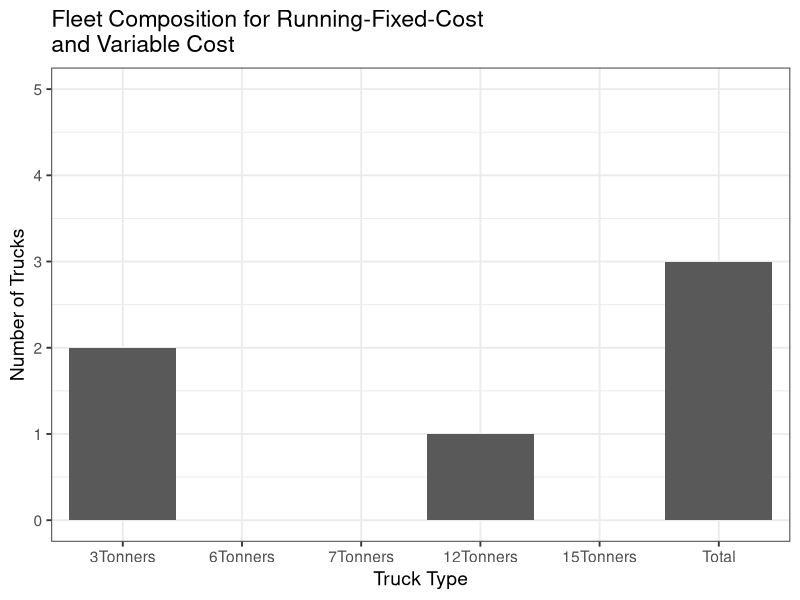
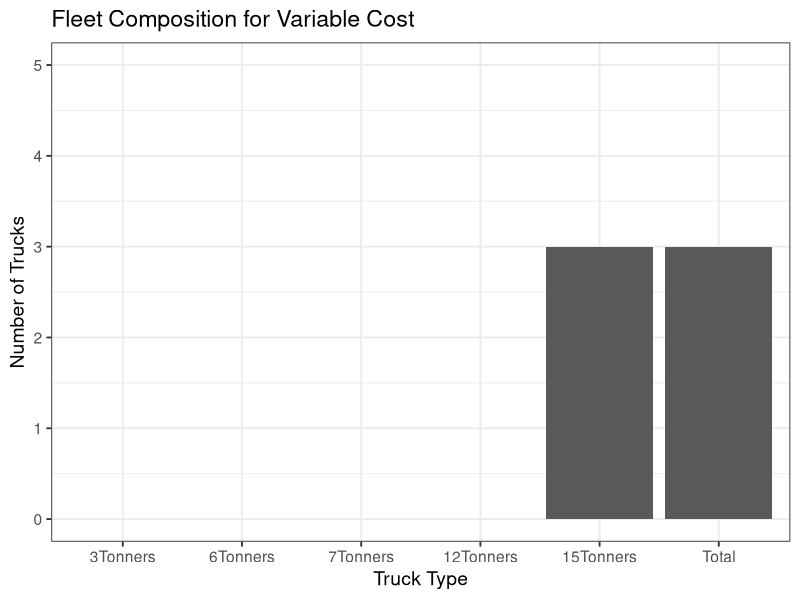
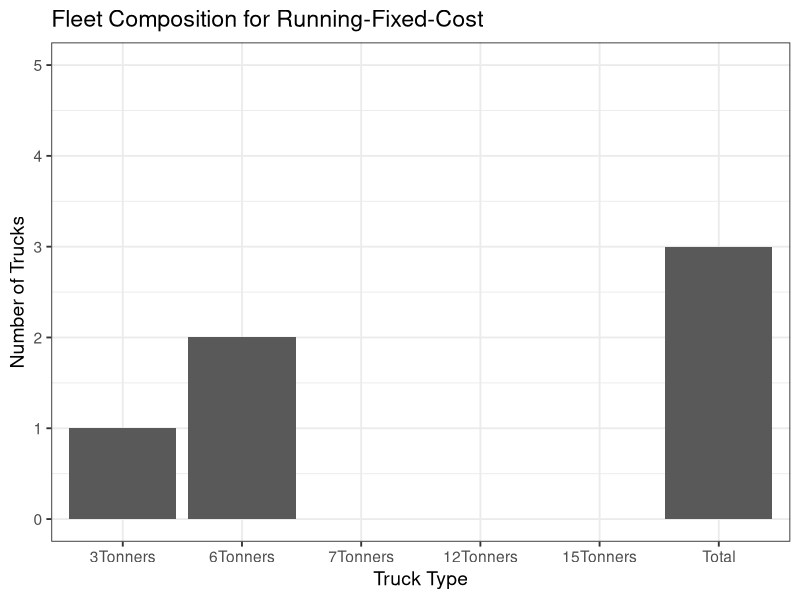
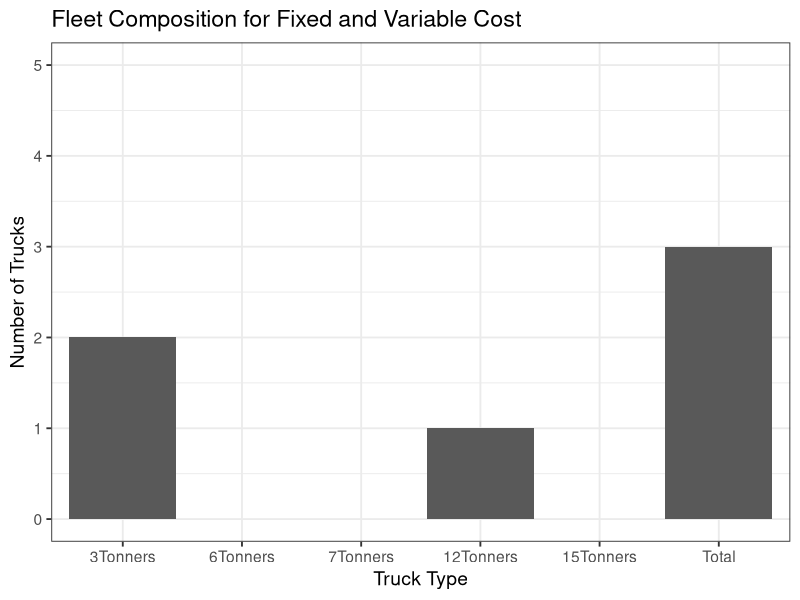
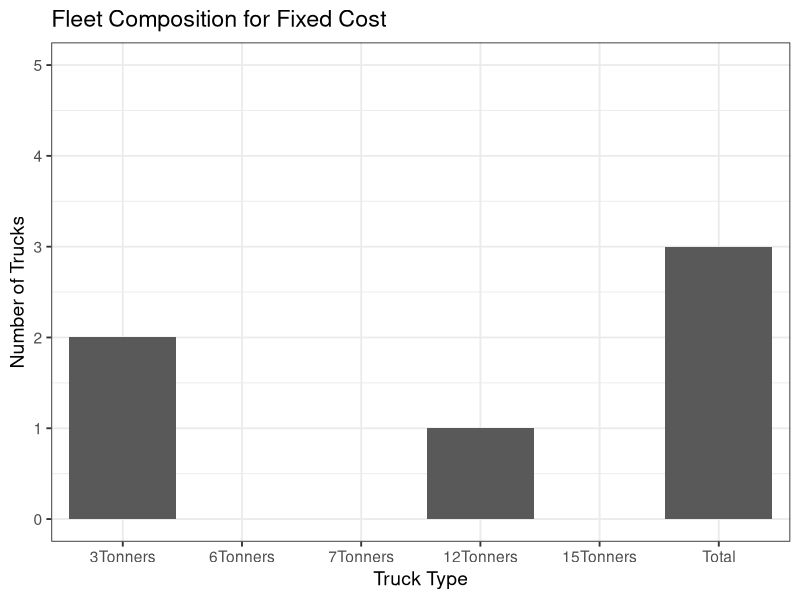
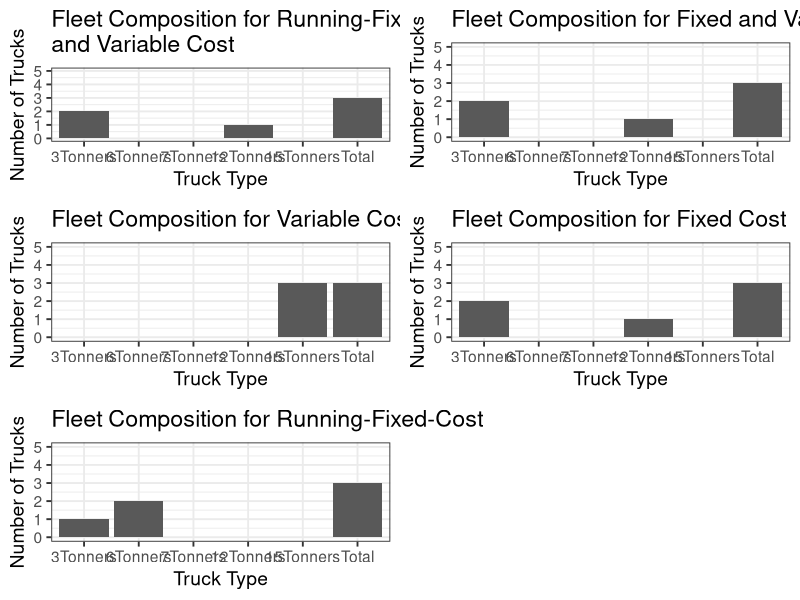
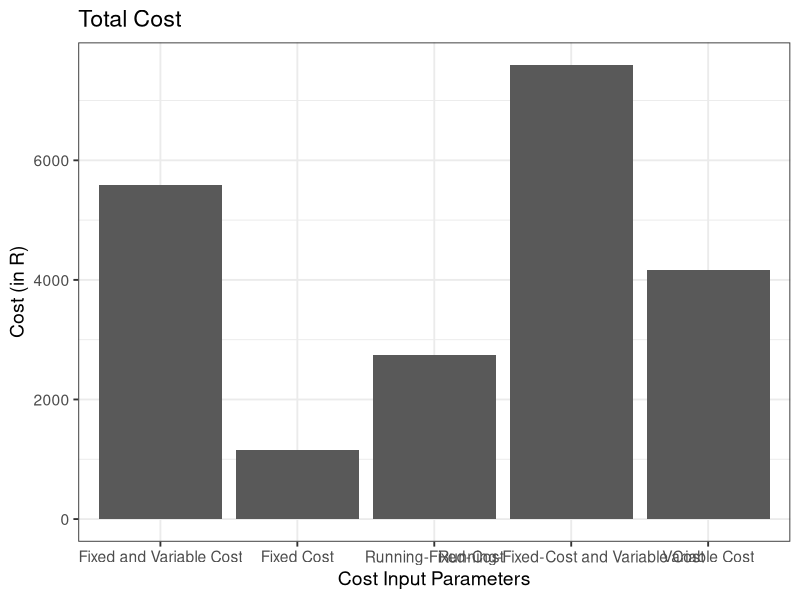
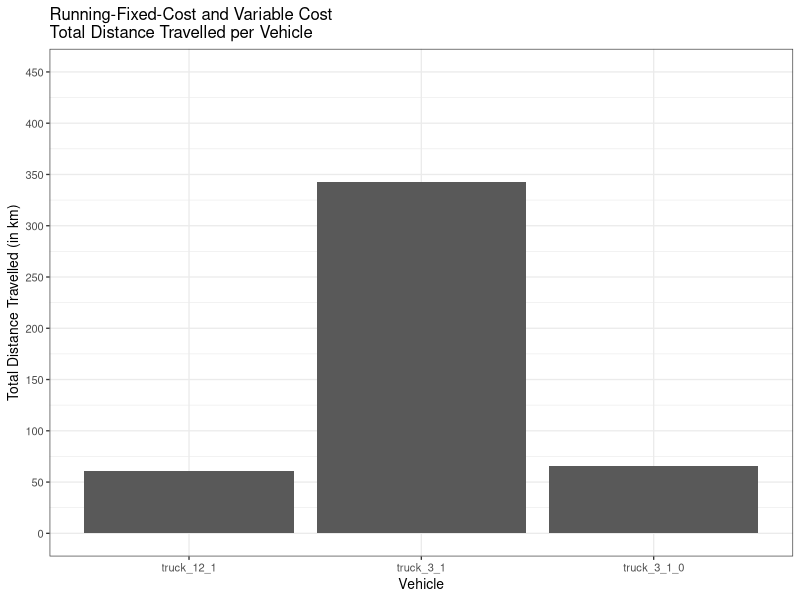

These figures' R source, in order:
## ---- chunk 1
setwd("/home/frans/Documents/BPJ420/CarrierPlanInterpreter/Day3")
## ---- chunk 2
library(ggplot2)
library(xtable)
## ---- chunk 3
setwd("/home/frans/Documents/BPJ420/CarrierPlanInterpreter/Day3")
FSMinfoRunFixAndVar <- read.csv("Day3_80_vehicleTypesFixedRunningAndVariablesumValues.csv")
FSMinfoRunFixAndVar
## ---- chunk 4
RunFixAndVarThreeTonners <- FSMinfoRunFixAndVar[grep("truck_3",FSMinfoRunFixAndVar$vehId),]
RunFixAndVarSixTonners <- FSMinfoRunFixAndVar[grep("truck_6",FSMinfoRunFixAndVar$vehId),]
RunFixAndVarSevenTonners <- FSMinfoRunFixAndVar[grep("truck_7",FSMinfoRunFixAndVar$vehId),]
RunFixAndVarTwelveTonners <- FSMinfoRunFixAndVar[grep("truck_12",FSMinfoRunFixAndVar$vehId),]
RunFixAndVarFifteenTonners <- FSMinfoRunFixAndVar[grep("truck_15",FSMinfoRunFixAndVar$vehId),]
RunFixAndVarThreeTonners
## ---- chunk 5
CollumnNames <- c("3Tonners", "6Tonners", "7Tonners", "12Tonners", "15Tonners")
TruckTotals <- data.frame(matrix(nrow=0, ncol=5))
## ---- chunk 6
TruckTotals <- rbind(c(length(RunFixAndVarThreeTonners$vehId),length(RunFixAndVarSixTonners$vehId),length(RunFixAndVarSevenTonners$vehId),length(RunFixAndVarTwelveTonners$vehId),length(RunFixAndVarFifteenTonners$vehId)))
## ---- chunk 7
colnames(TruckTotals) <- CollumnNames
rownames(TruckTotals) <- "RunFixAndVar"
TruckTotals
## ---- chunk 8
setwd("/home/frans/Documents/BPJ420/CarrierPlanInterpreter/Day3")
FSMinfoVar <- read.csv("Day3_80_vehicleTypesOnlyVariablesumValues.csv")
## ---- chunk 9
VarThreeTonners <- FSMinfoVar[grep("truck_3",FSMinfoVar$vehId),]
VarSixTonners <- FSMinfoVar[grep("truck_6",FSMinfoVar$vehId),]
VarSevenTonners <- FSMinfoVar[grep("truck_7",FSMinfoVar$vehId),]
VarTwelveTonners <- FSMinfoVar[grep("truck_12",FSMinfoVar$vehId),]
VarFifteenTonners <- FSMinfoVar[grep("truck_15",FSMinfoVar$vehId),]
## ---- chunk 10
TruckTotals <- rbind(TruckTotals,c(length(VarThreeTonners$vehId),length(VarSixTonners$vehId),length(VarSevenTonners$vehId),length(VarTwelveTonners$vehId),length(VarFifteenTonners$vehId)))
rownames(TruckTotals) <- c("RunFixAndVar","VarOnly")
## ---- chunk 11
setwd("/home/frans/Documents/BPJ420/CarrierPlanInterpreter/Day3")
FSMinfoRunFix <- read.csv("Day3_80_vehicleTypesOnlyFixedRunningsumValues.csv")
## ---- chunk 12
RunFixThreeTonners <- FSMinfoRunFix[grep("truck_3",FSMinfoRunFix$vehId),]
RunFixSixTonners <- FSMinfoRunFix[grep("truck_6",FSMinfoRunFix$vehId),]
RunFixSevenTonners <- FSMinfoRunFix[grep("truck_7",FSMinfoRunFix$vehId),]
RunFixTwelveTonners <- FSMinfoRunFix[grep("truck_12",FSMinfoRunFix$vehId),]
RunFixFifteenTonners <- FSMinfoRunFix[grep("truck_15",FSMinfoRunFix$vehId),]
## ---- chunk 13
TruckTotals <- rbind(TruckTotals,c(length(RunFixThreeTonners$vehId),length(RunFixSixTonners$vehId),length(RunFixSevenTonners$vehId),length(RunFixTwelveTonners$vehId),length(RunFixFifteenTonners$vehId)))
rownames(TruckTotals) <- c("RunFixAndVar","VarOnly","RunFixOnly")
## ---- chunk 14
setwd("/home/frans/Documents/BPJ420/CarrierPlanInterpreter/Day3")
FSMinfoFixAndVar <- read.csv("Day3_80_vehicleTypesAbsFixAndVarsumValues.csv")
## ---- chunk 15
FixAndVarThreeTonners <- FSMinfoFixAndVar[grep("truck_3",FSMinfoFixAndVar$vehId),]
FixAndVarSixTonners <- FSMinfoFixAndVar[grep("truck_6",FSMinfoFixAndVar$vehId),]
FixAndVarSevenTonners <- FSMinfoFixAndVar[grep("truck_7",FSMinfoFixAndVar$vehId),]
FixAndVarTwelveTonners <- FSMinfoFixAndVar[grep("truck_12",FSMinfoFixAndVar$vehId),]
FixAndVarFifteenTonners <- FSMinfoFixAndVar[grep("truck_15",FSMinfoFixAndVar$vehId),]
## ---- chunk 16
TruckTotals <- rbind(TruckTotals,c(length(FixAndVarThreeTonners$vehId),length(FixAndVarSixTonners$vehId),length(FixAndVarSevenTonners$vehId),length(FixAndVarTwelveTonners$vehId),length(FixAndVarFifteenTonners$vehId)))
rownames(TruckTotals) <- c("RunFixAndVar","VarOnly","RunFixOnly","FixAndVar")
## ---- chunk 17
setwd("/home/frans/Documents/BPJ420/CarrierPlanInterpreter/Day3")
FSMinfoFix <- read.csv("Day3_80_vehicleTypesOnlyAbsFixsumValues.csv")
## ---- chunk 18
FixThreeTonners <- FSMinfoFix[grep("truck_3",FSMinfoFixAndVar$vehId),]
FixSixTonners <- FSMinfoFix[grep("truck_6",FSMinfoFixAndVar$vehId),]
FixSevenTonners <- FSMinfoFix[grep("truck_7",FSMinfoFixAndVar$vehId),]
FixTwelveTonners <- FSMinfoFix[grep("truck_12",FSMinfoFixAndVar$vehId),]
FixFifteenTonners <- FSMinfoFix[grep("truck_15",FSMinfoFixAndVar$vehId),]
## ---- chunk 19
TruckTotals <- rbind(TruckTotals,c(length(FixThreeTonners$vehId),length(FixSixTonners$vehId),length(FixSevenTonners$vehId),length(FixTwelveTonners$vehId),length(FixFifteenTonners$vehId)))
rownames(TruckTotals) <- c("Running-Fixed-Cost and Variable Cost","Variable Cost","Running-Fixed-Cost","Fixed and Variable Cost","Fixed Cost")
## ---- chunk 20
TruckTotals <- cbind(TruckTotals, rowSums(TruckTotals))
CollumnNames <- c("3Tonners", "6Tonners", "7Tonners", "12Tonners", "15Tonners", "Total")
colnames(TruckTotals) <- CollumnNames
TruckTotals
## ---- chunk 21
xtable(TruckTotals)
## ---- chunk 22
x <- CollumnNames
x <- as.character(x)
x <- factor(x, levels=unique(x))
## ---- chunk 23
TruckTotals[1,]
y <- TruckTotals[1,]
## ---- chunk 24
ggplotData <- data.frame(x,y)
## ---- chunk 25
g <- ggplot(data = ggplotData, aes(x=x,y=y)) + geom_bar(stat="identity") + xlab("Truck Type") + ylab("Number of Trucks") 
g <- g + theme_bw(base_size = 14) + ggtitle("Fleet Composition for Running-Fixed-Cost \nand Variable Cost") 
g1 <- g + coord_cartesian(ylim=c(0, 5)) + scale_y_continuous(breaks=seq(0, 5, 1))
print(g1)
## ---- chunk 26
x <- CollumnNames
x <- as.character(x)
x <- factor(x, levels=unique(x))
y <- TruckTotals[2,]
ggplotData <- data.frame(x,y)
g <- ggplot(data = ggplotData, aes(x=x,y=y)) + geom_bar(stat="identity") + xlab("Truck Type") + ylab("Number of Trucks") 
g <- g + theme_bw(base_size = 14) + ggtitle("Fleet Composition for Variable Cost") 
g2 <- g + coord_cartesian(ylim=c(0, 5)) + scale_y_continuous(breaks=seq(0, 5, 1))
print(g2)
## ---- chunk 27
x <- CollumnNames
x <- as.character(x)
x <- factor(x, levels=unique(x))
y <- TruckTotals[3,]
ggplotData <- data.frame(x,y)
g <- ggplot(data = ggplotData, aes(x=x,y=y)) + geom_bar(stat="identity") + xlab("Truck Type") + ylab("Number of Trucks") 
g <- g + theme_bw(base_size = 14) + ggtitle("Fleet Composition for Running-Fixed-Cost") 
g3 <- g + coord_cartesian(ylim=c(0, 5)) + scale_y_continuous(breaks=seq(0, 5, 1))
print(g3)
## ---- chunk 28
x <- CollumnNames
x <- as.character(x)
x <- factor(x, levels=unique(x))
y <- TruckTotals[4,]
ggplotData <- data.frame(x,y)
g <- ggplot(data = ggplotData, aes(x=x,y=y)) + geom_bar(stat="identity") + xlab("Truck Type") + ylab("Number of Trucks") 
g <- g + theme_bw(base_size = 14) + ggtitle("Fleet Composition for Fixed and Variable Cost") 
g4 <- g + coord_cartesian(ylim=c(0, 5)) + scale_y_continuous(breaks=seq(0, 5, 1))
print(g4)
## ---- chunk 29
x <- CollumnNames
x <- as.character(x)
x <- factor(x, levels=unique(x))
y <- TruckTotals[5,]
ggplotData <- data.frame(x,y)
g <- ggplot(data = ggplotData, aes(x=x,y=y)) + geom_bar(stat="identity") + xlab("Truck Type") + ylab("Number of Trucks") 
g <- g + theme_bw(base_size = 14) + ggtitle("Fleet Composition for Fixed Cost") 
g5 <- g + coord_cartesian(ylim=c(0, 5)) + scale_y_continuous(breaks=seq(0, 5, 1))
print(g5)
## ---- chunk 30
multiplot <- function(..., plotlist=NULL, file, cols=1, layout=NULL) {
        require(grid)
        
        # Make a list from the ... arguments and plotlist
        plots <- c(list(...), plotlist)
        
        numPlots = length(plots)
        
        # If layout is NULL, then use 'cols' to determine layout
        if (is.null(layout)) {
                # Make the panel
                # ncol: Number of columns of plots
                # nrow: Number of rows needed, calculated from # of cols
                layout <- matrix(seq(1, cols * ceiling(numPlots/cols)),
                                 ncol = cols, nrow = ceiling(numPlots/cols))
        }
        
        if (numPlots==1) {
                print(plots[[1]])
                
        } else {
                # Set up the page
                grid.newpage()
                pushViewport(viewport(layout = grid.layout(nrow(layout), ncol(layout))))
                
                # Make each plot, in the correct location
                for (i in 1:numPlots) {
                        # Get the i,j matrix positions of the regions that contain this subplot
                        matchidx <- as.data.frame(which(layout == i, arr.ind = TRUE))
                        
                        print(plots[[i]], vp = viewport(layout.pos.row = matchidx$row,
                                                        layout.pos.col = matchidx$col))
                }
        }
}
## ---- chunk 31
AllFC <- multiplot(g1,g2,g3,g4,g5, cols=2)
## ---- chunk 32
x <- c("Fixed Cost", "Fixed and Variable Cost", "Running-Fixed-Cost", "Running-Fixed-Cost and Variable Cost", "Variable Cost")
## ---- chunk 33
FSMinfoFix
FSMinfoFixAndVar
FSMinfoRunFix
FSMinfoRunFixAndVar
FSMinfoVar
y <- c(FSMinfoFix$score[1]/100, FSMinfoFixAndVar$score[1]/100, FSMinfoRunFix$score[1]/100, FSMinfoRunFixAndVar$score[1]/100, FSMinfoVar$score[1]/100)*-1
y
## ---- chunk 34
TotCostData <- data.frame(x,y)
TotCostData
## ---- chunk 35
g <- ggplot(data = TotCostData, aes(x=x, y=y)) + geom_bar(stat="identity") +xlab("Cost Input Parameters") +ylab("Cost (in R)")
g <- g + theme_bw(base_size = 14) + ggtitle("Total Cost") 
print(g)
## ---- chunk 36
xtable(TotCostData)
## ---- chunk 37
FSMinfoRunFixAndVar
## ---- chunk 38
x <- FSMinfoRunFixAndVar$vehId
x 
## ---- chunk 39
y <- FSMinfoRunFixAndVar$totDist
## ---- chunk 40
y <- y/1000 
y
## ---- chunk 41
DistanceData <- data.frame(x,y)
## ---- chunk 42
g <- ggplot(data = DistanceData, aes(x=x, y=y)) + geom_bar(stat="identity") +xlab("Vehicle") +ylab("Total Distance Travelled (in km)")
gD1 <- g + ggtitle("Running-Fixed-Cost and Variable Cost \nTotal Distance Travelled per Vehicle") + theme_bw(base_size = 10)
gD1 <- gD1 + coord_cartesian(ylim=c(0, 450)) + scale_y_continuous(breaks=seq(0, 450, 50))
print(gD1)
## ---- chunk 43
x <- FSMinfoVar$vehId
y <- FSMinfoVar$totDist
y <- y/1000 
DistanceData <- data.frame(x,y)
g <- ggplot(data = DistanceData, aes(x=x, y=y)) + geom_bar(stat="identity") +xlab("Vehicle") +ylab("Total Distance Travelled (in km)")
gD2 <- g + ggtitle("Variable Cost \nTotal Distance Travelled per Vehicle") + theme_bw(base_size = 10)
gD2 <- gD2 + coord_cartesian(ylim=c(0, 450)) + scale_y_continuous(breaks=seq(0, 450, 50))
print(gD2)
## ---- chunk 44
x <- FSMinfoRunFix$vehId
y <- FSMinfoRunFix$totDist
y <- y/1000
DistanceData <- data.frame(x,y)
g <- ggplot(data = DistanceData, aes(x=x, y=y)) + geom_bar(stat="identity") +xlab("Vehicle") +ylab("Total Distance Travelled (in km)")
gD3 <- g + ggtitle("Running-Fixed-Cost \nTotal Distance Travelled per Vehicle") + theme_bw(base_size = 10)
gD3 <- gD3 + coord_cartesian(ylim=c(0, 450)) + scale_y_continuous(breaks=seq(0, 450, 50))
print(gD3)
## ---- chunk 45
x <- FSMinfoFixAndVar$vehId
y <- FSMinfoFixAndVar$totDist
y <- y/1000 ##Convert y from metres to kilometres
DistanceData <- data.frame(x,y)
g <- ggplot(data = DistanceData, aes(x=x, y=y)) + geom_bar(stat="identity") +xlab("Vehicle") +ylab("Total Distance Travelled (in km)")
gD4 <- g + ggtitle("Fixed and Variable Cost \nTotal Distance Travelled per Vehicle") + theme_bw(base_size = 10)
gD4 <- gD4 + coord_cartesian(ylim=c(0, 450)) + scale_y_continuous(breaks=seq(0, 450, 50))
pdf("VehicleDistanceFixAndVar.pdf")
print(gD4)
## ---- chunk 46
x <- FSMinfoFix$vehId
y <- FSMinfoFix$totDist
y <- y/1000 ##Convert y from metres to kilometres
DistanceData <- data.frame(x,y)
g <- ggplot(data = DistanceData, aes(x=x, y=y)) + geom_bar(stat="identity") +xlab("Vehicle") +ylab("Total Distance Travelled (in km)")
gD5 <- g + ggtitle("Fixed Cost \nTotal Distance Travelled per Vehicle") + theme_bw(base_size = 10)
gD5 <- gD5 + coord_cartesian(ylim=c(0, 450)) + scale_y_continuous(breaks=seq(0, 450, 50))
print(gD5)
## ---- chunk 47
Alldist <- multiplot(gD1,gD2,gD3,gD4,gD5, cols=2)
## ---- chunk 48
x <- c("Fixed Cost", "Fixed and Variable Cost", "Running-Fixed-Cost", "Running-Fixed-Cost and Variable Cost", "Variable Cost")
## ---- chunk 49
y <- c(sum(FSMinfoFix$totDist)/1000, sum(FSMinfoFixAndVar$totDist)/1000, sum(FSMinfoRunFix$totDist)/1000, sum(FSMinfoRunFixAndVar$totDist)/1000, sum(FSMinfoVar$totDist)/1000)
TotDistData <- data.frame(x,y)
g <- ggplot(data = TotDistData, aes(x=x, y=y)) + geom_bar(stat="identity") +xlab("Cost Parameters") + ylab("Total Distance (in km)")
g <- g + theme_bw(base_size = 14) + ggtitle("Total Distance") 
print(g)
